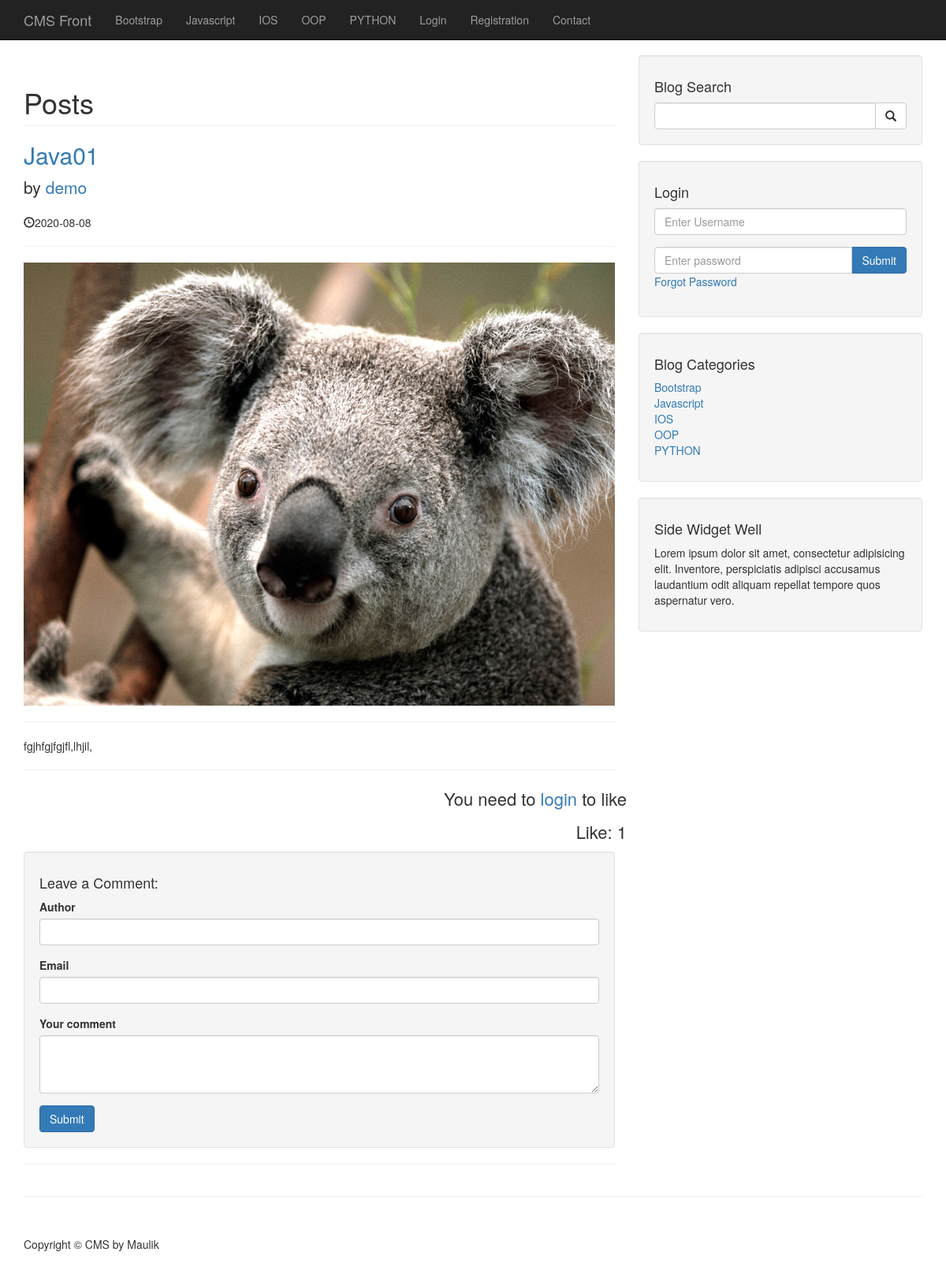
The app's page /post.php?p_id=41 with its own data.
### tables this page shows
CREATE TABLE `categories` (
  `cat_id` int(3) NOT NULL,
  `user_id` int(11) NOT NULL,
  `cat_title` varchar(255) NOT NULL
);

CREATE TABLE `posts` (
  `post_id` int(3) NOT NULL,
  `post_category_id` int(3) NOT NULL,
  `post_title` varchar(255) NOT NULL,
  `post_author` varchar(255) NOT NULL,
  `post_user` varchar(255) NOT NULL,
  `post_date` date NOT NULL,
  `post_image` text NOT NULL,
  `post_content` text NOT NULL,
  `post_tags` varchar(255) NOT NULL,
  `post_comment_count` int(11) NOT NULL,
  `post_status` varchar(255) NOT NULL DEFAULT 'draft',
  `post_views_count` int(11) NOT NULL,
  `likes` int(11) NOT NULL
);

### post.php (the view, shortened to what this page needs)
<?php include "includes/header.php";?>
<?php include "includes/navigation.php";?>
<div class="container">
    <div class="row">
        <div class="col-md-8">
            <?php
if (isset($_GET['p_id'])) {
    $the_post_id = escape($_GET['p_id']);
        if(isset($_SESSION['user_role']) && $_SESSION['user_role'] == 'admin'){
            $query = "SELECT * FROM posts WHERE post_id = $the_post_id ";
        }else{
            $query = "SELECT * FROM posts WHERE post_id = $the_post_id AND post_status = 'published'";
        }
    $select_all_posts_query = mysqli_query($connection, $query);
    if(mysqli_num_rows($select_all_posts_query)<1){
        echo "<h1 class='text-center'>No posts available<h1>";
    }else{
    while ($row = mysqli_fetch_assoc($select_all_posts_query)) {
        $post_title = escape($row['post_title']);
        $post_user = escape($row['post_user']);
        $post_date = escape($row['post_date']);
        $post_image = escape($row['post_image']);
        $post_content = escape($row['post_content']);
        ?>
            <h1 class="page-header">
                Posts
            </h1>
            <h2>
                <a href="#"><?php echo $post_title; ?></a>
            </h2>
            <p class="lead">
                by <a href="index.php"><?php echo $post_user ?></a>
            </p>
            <p><span class="glyphicon glyphicon-time"></span><?php echo $post_date ?></p>
            <hr>
            <img class="img-responsive" src="images/<?php echo imagePlaceholder($post_image); ?>" alt="">
            <hr>
            <p><?php echo $post_content ?></p>
            <hr>
            <?php if(isLoggedIn()){ ?>
            <div class="row">
             <P class="pull-right" >
             <a class="<?php  echo userLikedThisPost($the_post_id)?  'unlike' : 'like'; ?>" href="">
             <span class="glyphicon glyphicon-thumbs-up"
             data-toggle="tooltip"
             data-placement="top"
             title="<?php  echo userLikedThisPost($the_post_id)?  'I liked this before' : 'want to like it?'; ?>"
             ></span>
             <?php  echo userLikedThisPost($the_post_id)? 'unlike' : 'like'; ?>
             </a></p>
            </div>
            <?php }else{ ?>
                <div class="row">
             <P class="pull-right login-to-post">You need to <a href="/php/cms001/login.php">login</a> to like</p>
            </div>
            <?php } ?>
            <div class="row">
            <p class="pull-right likes">Like: <?php getPostlikes($the_post_id);?></p>
            </div>
            <?php }
?>
            <div class="well">
                <h4>Leave a Comment:</h4>
                <form action="" method="post" role="form">
                    <div class="form-group">
                        <label for="author" class="">Author</label>
                        <input type="text" class="form-control" name="comment_author">
                    </div>
                    <div class="form-group">
                        <label for="email" class="">Email</label>
                        <input type="email" class="form-control" name="comment_email">
                    </div>
                    <div class="form-group">
                        <label for="comment" class="">Your comment</label>
                        <textarea name="comment_content" class="form-control" rows="3"></textarea>
                    </div>
                    <button type="submit" class="btn btn-primary" name="create_comment">Submit</button>
                </form>
            </div>
            <hr>
            <?php
$query = "SELECT * FROM comments WHERE comment_post_id = {$the_post_id} ";
$query .= "AND comment_status = 'approve' ";
$query .= "ORDER BY comment_id DESC ";
$select_comment_query = mysqli_query($connection, $query);
while ($row = mysqli_fetch_array($select_comment_query)) {
    $comment_date = escape($row['comment_date']);
    $comment_content = escape($row['comment_content']);
    $comment_author = escape($row['comment_author']);
    ?>
            <div class="media">
                <a class="pull-left" href="#">
                    <img class="media-object" src="http://placehold.it/64x64" alt="">
                </a>
                <div class="media-body">
                    <h4 class="media-heading"><?php echo $comment_author; ?>
                        <small><?php echo $comment_date; ?></small>
                    </h4>
                    <?php echo $comment_content; ?>
                </div>
            </div>
            <?php }     }  } else {
header("Location: index.php");
}?>
        </div>
        <?php include "includes/sidebar.php";?>
    </div>
    <hr>
    <?php include "includes/footer.php";?>

### includes/navigation.php (shortened to what this page needs)
<nav class="navbar navbar-inverse navbar-fixed-top" role="navigation">
    <div class="container">
        <div class="navbar-header">
            <a class="navbar-brand" href="../cms001">CMS Front</a>
        </div>
        <div class="collapse navbar-collapse" id="bs-example-navbar-collapse-1">
            <ul class="nav navbar-nav">
                <?php
$query = "SELECT * FROM categories";
$select_all_categories_query = mysqli_query($connection, $query);
while ($row = mysqli_fetch_assoc($select_all_categories_query)) {
    $cat_id = $row['cat_id'];
    $cat_title = $row['cat_title'];
    $category_class = '';
    $registration_class = '';
    echo "<li class='$category_class'><a href='../cms001/category.php?category=$cat_id'> {$cat_title}</a></li>";
}
?>
                <?php if(isLoggedIn()):?>
                <li>
                    <a href="admin">Admin</a>
                </li>
                <li>
                    <a href="../cms001/includes/logout.php">Logout</a>
                </li>
                <?php else:  ?>
                <li>
                    <a href="login.php">Login</a>
                </li>
                <?php  endif;  ?>
                <li class='<?php echo $registration_class ; ?>'>
                    <a href="registration">Registration</a>
                </li>
                <li>
                    <a href="contact">Contact</a>
                </li>
            </ul>
        </div>
    </div>
</nav>

### admin/function.php (shortened to what this page needs)
<?php
function imagePlaceholder($image = '') {
    if (!$image) {
        return 'cmsproject.jpg';
    } else {
        return $image;
    }
}
function query($query) {
    global $connection;
    return mysqli_query($connection, $query);
}
function isLoggedIn() {
    return false;
}
function getPostlikes($post_id){
$result = query("SELECT * FROM likes WHERE post_id=$post_id");
echo mysqli_num_rows($result);
}
function escape($string) {
    global $connection;
    return mysqli_real_escape_string($connection, trim($string));
}
?>

### includes/sidebar.php (shortened to what this page needs)
<div class="col-md-4">
    <div class="well">
        <h4>Blog Search</h4>
        <form action="search.php" method="post">
            <div class="input-group">
                <input name="search" type="text" class="form-control">
                <span class="input-group-btn">
                    <button name="submit" class="btn btn-default" type="submit">
                        <span class="glyphicon glyphicon-search"></span>
                    </button>
                </span>
            </div>
        </form>
    </div>
    <div class="well">
      <?php if(isset($_SESSION['user_role'])): ?>
        <h4>Login in as <?php echo $_SESSION['username'] ?></h4>
        <a href="includes/logout.php" class="btn btn-primary"> Logout</a>
      <?php else: ?>
        <h4>Login</h4>
        <form  method="post">
            <div class="form-group">
                <input name="username" type="text" class="form-control" placeholder="Enter Username">
            </div>
            <div class="input-group">
                <input name="password" type="password" class="form-control" placeholder="Enter password">
                <span class="input-group-btn">
                    <button class="btn btn-primary" name="login" type="submit">Submit</button>
                </span>
            </div>
                <div class="form-group">
                <a href="forgot.php?forgot=<?php echo uniqid(true); ?>">Forgot Password</a>
                </div>
        </form>
      <?php endif; ?>
    </div>
    <div class="well">
        <?php
$query = "SELECT * FROM categories";
$select_all_categories_query = mysqli_query($connection, $query);
?>
        <h4>Blog Categories</h4>
        <div class="row">
            <div class="col-lg-12">
                <ul class="list-unstyled">
                    <?php
while ($row = mysqli_fetch_assoc($select_all_categories_query)) {
    $cat_title = $row['cat_title'];
    $cat_id = $row['cat_id'];
    echo "<li><a href='category.php?category=$cat_id'> {$cat_title}</a></li>";
}
?>
                </ul>
            </div>
        </div>
    </div>
    <?php include "includes/widget.php";?>
</div>

### css/blog-home.css (style rules this page uses)
body { padding-top: 70px; }

### includes/header.php (style rules this page uses)
a.like, a.unlike, p.likes, p.login-to-post { font-size: 22px !important; }

### records on screen
categories: cat_title "Bootstrap"
categories: cat_title "Javascript"
categories: cat_title "IOS"
categories: cat_title "OOP"
categories: cat_title "PYTHON"
posts: post_title "Java01", post_user "demo", post_date "2020-08-08", post_image (picture), post_content "fgjhfgjfgjfl,lhjil,"
